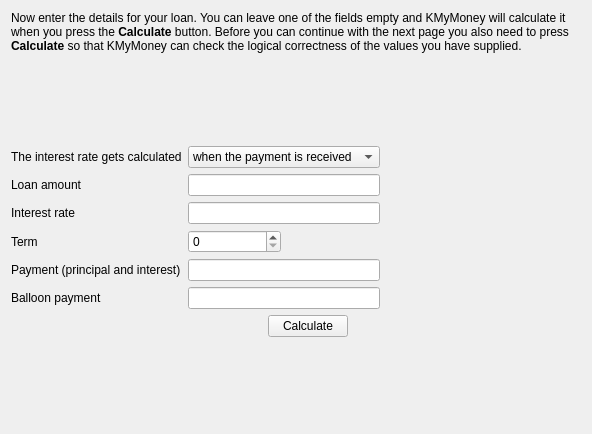
<?xml version="1.0" encoding="UTF-8"?>
<ui version="4.0" stdsetdef="1">
  <author></author>
  <comment></comment>
  <exportmacro></exportmacro>
  <class>KLoanDetailsPage</class>
  <widget class="QWidget" name="KLoanDetailsPage">
    <property name="geometry">
      <rect>
        <x>0</x>
        <y>0</y>
        <width>592</width>
        <height>434</height>
      </rect>
    </property>
    <layout class="QVBoxLayout">
      <item>
        <widget class="QLabel" name="qLabel2">
          <property name="focusPolicy">
            <enum>Qt::NoFocus</enum>
          </property>
          <property name="text">
            <string>Now enter the details for your loan. You can leave one of the fields empty and KMyMoney will calculate it when you press the &lt;b&gt;Calculate&lt;/b&gt; button. Before you can continue with the next page you also need to press &lt;b&gt;Calculate&lt;/b&gt; so that KMyMoney can check the logical correctness of the values you have supplied.</string>
          </property>
          <property name="wordWrap">
            <bool>true</bool>
          </property>
        </widget>
      </item>
      <item>
        <spacer name="spacer89">
          <property name="sizeHint">
            <size>
              <width>20</width>
              <height>70</height>
            </size>
          </property>
          <property name="sizeType">
            <enum>QSizePolicy::Expanding</enum>
          </property>
          <property name="orientation">
            <enum>Qt::Vertical</enum>
          </property>
        </spacer>
      </item>
      <item>
        <layout class="QHBoxLayout">
          <item>
            <layout class="QGridLayout">
              <item row="0" column="0">
                <widget class="QLabel" name="textLabel7">
                  <property name="text">
                    <string>The interest rate gets calculated</string>
                  </property>
                  <property name="wordWrap">
                    <bool>false</bool>
                  </property>
                </widget>
              </item>
              <item row="0" column="1" rowspan="1" colspan="3">
                <widget class="KComboBox" name="m_paymentDue">
                  <item>
                    <property name="text">
                      <string>when the payment is received</string>
                    </property>
                  </item>
                  <item>
                    <property name="text">
                      <string>when the payment is due</string>
                    </property>
                  </item>
                </widget>
              </item>
              <item row="1" column="0">
                <widget class="QLabel" name="textLabel8">
                  <property name="text">
                    <string>Loan amount</string>
                  </property>
                  <property name="wordWrap">
                    <bool>false</bool>
                  </property>
                </widget>
              </item>
              <item row="1" column="1" rowspan="1" colspan="3">
                <widget class="AmountEdit" name="m_loanAmount">
                  <property name="resetButtonVisibility" stdset="0">
                    <bool>true</bool>
                  </property>
                  <property name="whatsThis" stdset="0">
                    <string>Enter the amount of the loan in this field. If you want to calculate this field out of the other parameters, please leave it empty. If the field is marked as required (colored background) you have informed KMyMoney about the fact that there were already some payments towards the loan. In this case, please enter the ending balance of your last statement.</string>
                  </property>
                </widget>
              </item>
              <item row="2" column="0">
                <widget class="QLabel" name="textLabel9">
                  <property name="text">
                    <string>Interest rate</string>
                  </property>
                  <property name="wordWrap">
                    <bool>false</bool>
                  </property>
                </widget>
              </item>
              <item row="2" column="1" rowspan="1" colspan="3">
                <widget class="AmountEdit" name="m_interestRate">
                  <property name="whatsThis" stdset="0">
                    <string>Please enter the interest rate (as a percentage) or leave the field empty to calculate it.</string>
                  </property>
                </widget>
              </item>
              <item row="3" column="0">
                <widget class="QLabel" name="textLabel10">
                  <property name="text">
                    <string>Term</string>
                  </property>
                  <property name="wordWrap">
                    <bool>false</bool>
                  </property>
                </widget>
              </item>
              <item row="3" column="1" rowspan="1" colspan="3">
                <layout class="QHBoxLayout">
                  <item>
                    <widget class="QSpinBox" name="m_termAmount">
                      <property name="maximum">
                        <number>999</number>
                      </property>
                      <property name="whatsThis" stdset="0">
                        <string>Please enter the term of this loan or enter 0 to calculate it. The term is the time that is required to fully repay the loan. This time might be different from the time your loan contract is signed for.</string>
                      </property>
                    </widget>
                  </item>
                  <item>
                    <widget class="KMyMoneyFrequencyCombo" name="m_termUnit"/>
                  </item>
                </layout>
              </item>
              <item row="4" column="0">
                <widget class="QLabel" name="textLabel11">
                  <property name="text">
                    <string>Payment (principal and interest)</string>
                  </property>
                  <property name="wordWrap">
                    <bool>false</bool>
                  </property>
                </widget>
              </item>
              <item row="4" column="1" rowspan="1" colspan="3">
                <widget class="AmountEdit" name="m_paymentAmount">
                  <property name="whatsThis" stdset="0">
                    <string>Please enter the amount you pay for principal and interest or leave the field empty to calculate it.</string>
                  </property>
                </widget>
              </item>
              <item row="5" column="0">
                <widget class="QLabel" name="textLabel12">
                  <property name="text">
                    <string>Balloon payment</string>
                  </property>
                  <property name="wordWrap">
                    <bool>false</bool>
                  </property>
                </widget>
              </item>
              <item row="5" column="1" rowspan="1" colspan="3">
                <widget class="AmountEdit" name="m_balloonAmount">
                  <property name="whatsThis" stdset="0">
                    <string>Please enter the amount of a final amortization payment or leave the field empty to calculate it.</string>
                  </property>
                </widget>
              </item>
              <item row="6" column="1">
                <layout class="QHBoxLayout">
                  <item>
                    <spacer name="spacer86">
                      <property name="sizeHint">
                        <size>
                          <width>71</width>
                          <height>20</height>
                        </size>
                      </property>
                      <property name="sizeType">
                        <enum>QSizePolicy::Expanding</enum>
                      </property>
                      <property name="orientation">
                        <enum>Qt::Horizontal</enum>
                      </property>
                    </spacer>
                  </item>
                  <item>
                    <widget class="QPushButton" name="m_calculateButton">
                      <property name="text">
                        <string>Calculate</string>
                      </property>
                      <property name="toolTip" stdset="0">
                        <string>Press this button to calculate/verify your loan details.</string>
                      </property>
                      <property name="whatsThis" stdset="0">
                        <string>Pressing this button calculates a possibly missing parameter for your loan or verifies that the values entered match. If something is not correct you will receive information about it.</string>
                      </property>
                    </widget>
                  </item>
                </layout>
              </item>
              <item row="6" column="2">
                <spacer name="spacer88_2">
                  <property name="sizeHint">
                    <size>
                      <width>20</width>
                      <height>16</height>
                    </size>
                  </property>
                  <property name="sizeType">
                    <enum>QSizePolicy::Expanding</enum>
                  </property>
                  <property name="orientation">
                    <enum>Qt::Vertical</enum>
                  </property>
                </spacer>
              </item>
            </layout>
          </item>
          <item>
            <spacer name="spacer87">
              <property name="sizeHint">
                <size>
                  <width>27</width>
                  <height>21</height>
                </size>
              </property>
              <property name="sizeType">
                <enum>QSizePolicy::Expanding</enum>
              </property>
              <property name="orientation">
                <enum>Qt::Horizontal</enum>
              </property>
            </spacer>
          </item>
        </layout>
      </item>
      <item>
        <spacer name="spacer88">
          <property name="sizeHint">
            <size>
              <width>20</width>
              <height>16</height>
            </size>
          </property>
          <property name="sizeType">
            <enum>QSizePolicy::Expanding</enum>
          </property>
          <property name="orientation">
            <enum>Qt::Vertical</enum>
          </property>
        </spacer>
      </item>
    </layout>
  </widget>
  <layoutdefault spacing="6" margin="11"/>
    <customwidgets>
    <customwidget>
      <class>KComboBox</class>
      <extends>QComboBox</extends>
      <header location="global">kcombobox.h</header>
    </customwidget>
  <customwidget>
   <class>QSpinBox</class>
   <extends>QSpinBox</extends>
   <header>knuminput.h</header>
  </customwidget>
  <customwidget>                                                                                                                           
   <class>KMyMoneyFrequencyCombo</class>                                                                                                   
   <extends>QWidget</extends>                                                                                                              
   <header>kmymoneyfrequencycombo.h</header>
   <container>1</container>                                                                                                                
  </customwidget>   
    <customwidget>
      <class>AmountEdit</class>
      <extends>QLineEdit</extends>
      <header location="global">amountedit.h</header>
    </customwidget>
 </customwidgets>
</ui>
